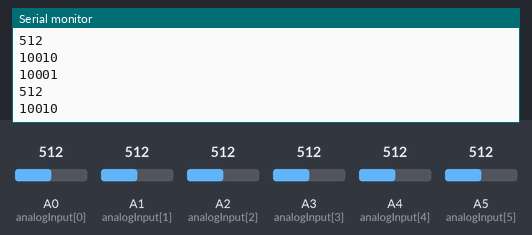
The sketch below on a simulated Arduino Uno, built with avr-gcc and run on an emulated ATmega328P. Shown: the last lines printed to the serial monitor. The test bench sets the inputs (shaded band); at power-on: A0 (analogInput[0]) = 512, A5 (analogInput[5]) = 512, A3 (analogInput[3]) = 512, A1 (analogInput[1]) = 512, A2 (analogInput[2]) = 512, A4 (analogInput[4]) = 512.

Above: at 1.2 s.
1.3 s: A0 (analogInput[0]) set to 716
At 2.1 s:
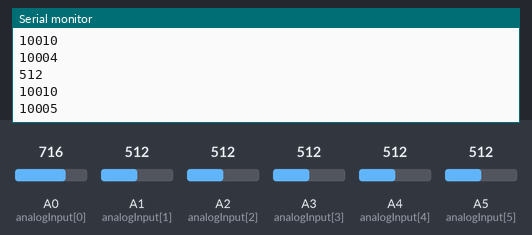
2.8 s: A5 (analogInput[5]) set to 716
At 3.7 s:
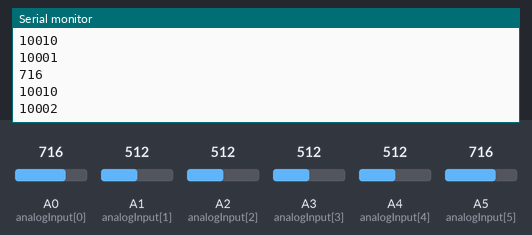
4.3 s: A3 (analogInput[3]) set to 716
At 5.3 s:
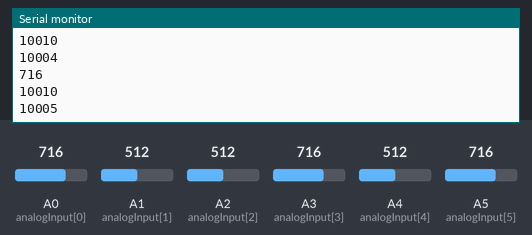
5.8 s: A1 (analogInput[1]) set to 306
At 6.8 s:
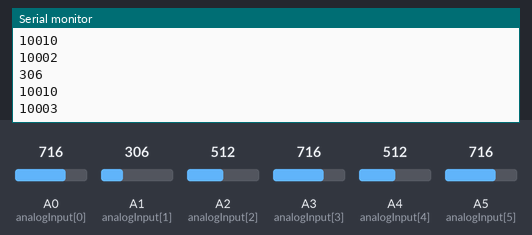
7.3 s: A2 (analogInput[2]) set to 992
At 8.3 s:
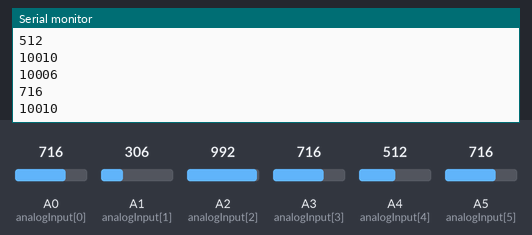
8.8 s: A4 (analogInput[4]) set to 30
At 9.5 s:
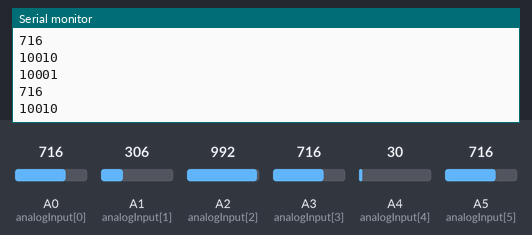
Timing chart, 0 to 11.3 s (numbered marks = the images above; inputs shaded):
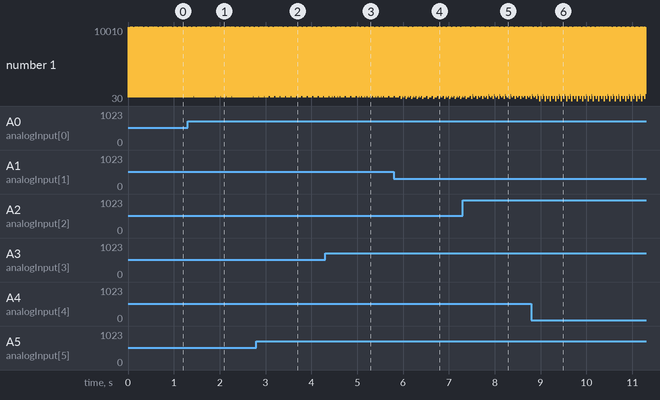

The sketch:

BarGraphArduino.ino
```cpp
// reads analog input from the five inputs from your arduino board
// and sends it out via serial

// variables for input pins and
int analogInput[6] = {A0, A1, A2, A3, A4, A5};

// variable to store the value
int value[6] = {0, 0, 0, 0, 0, 0};

void setup()
{
  // declaration of pin modes
  for(int i=0;i<6;i++)
    pinMode(analogInput[i], INPUT);


  // begin sending over serial port
  Serial.begin(9600);
}

void loop()
{
  // read the value on analog input
  for(int i=0;i<6;i++)
  {
    value[i] = analogRead(analogInput[i]);
  }

  // print out value over the serial port
  for(int i=0;i<6;i++)
  {
    Serial.println(10000 + i + 1); //prefix
    Serial.println(value[i]);
    Serial.println(10010); //end signal
  }
  // wait for a bit to not overload the port
  delay(10);
}
```

Measured:
- after the input at 1.3 s, the serial monitor: prints a new line after 0.13 s (image 1)
- after the input at 5.8 s, the serial monitor: prints a new line after 0.16 s (image 4)
- after the input at 7.3 s, the serial monitor: prints a new line after 0.22 s (image 5)
- after the input at 8.8 s, the serial monitor: prints a new line after 0.18 s (image 6)
